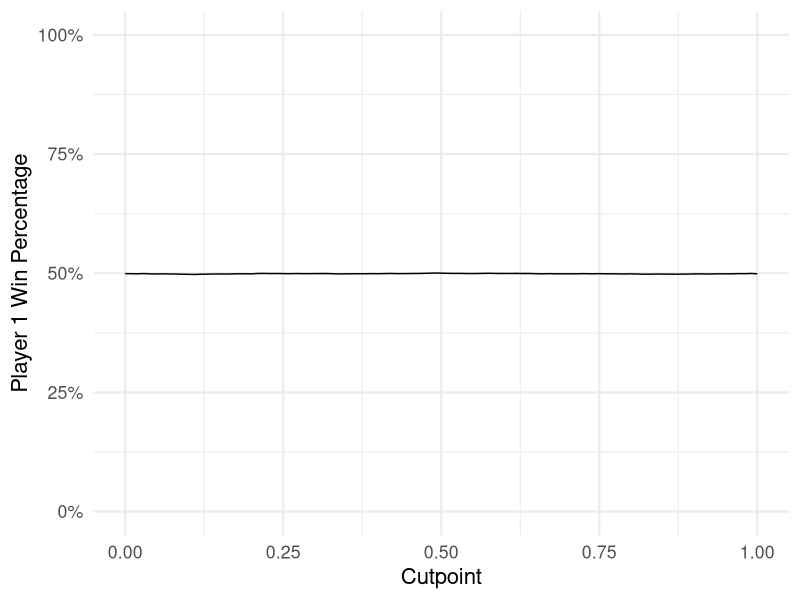
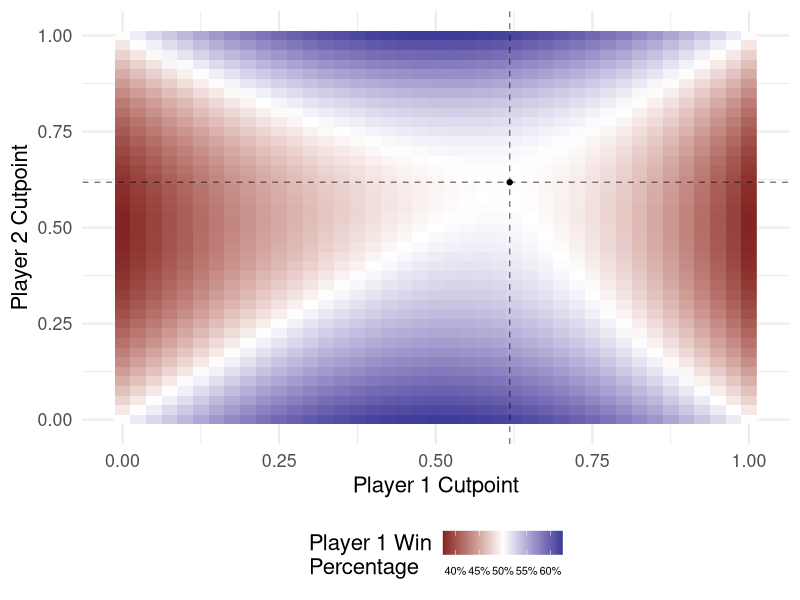

Reproduce these figures in R, in order.
## ---- chunk 1
knitr::opts_chunk$set(cache = TRUE)
options(digits = 4)
## ---- chunk 2
# number of rounds to play
n_draw <- 100000
## ---- chunk 3
library(dplyr)
library(magrittr)
library(ggplot2)

set.seed(123)

theme_set(theme_minimal(base_size = 16))

# number of rounds to play
n_draw <- 100000
## ---- chunk 4
p1 <- cbind(runif(n_draw), runif(n_draw))
p2 <- cbind(runif(n_draw), runif(n_draw))

head(p1)
head(p2)
## ---- chunk 5
sum(p1[,1] > p2[,1]) / n_draw
## ---- chunk 6
sum(p1[,2] > p2[,2]) / n_draw
## ---- chunk 7
cutoff <- function(draw, cutpoint = .5){
  ifelse(draw[, 1] < cutpoint, draw[, 2], draw[, 1])
}

sum(cutoff(p1) > cutoff(p2)) / n_draw
## ---- chunk 8
cutpoints <- seq(0, 1, by = .01)
results <- lapply(cutpoints,
                  function(cutpoint) sum(cutoff(p1, cutpoint = cutpoint) >
                                           cutoff(p2, cutpoint = cutpoint))) %>%
  unlist

results_full <- data_frame(cutpoint = cutpoints,
                           win = results,
                           win_prop = win / n_draw)
results_full
## ---- chunk 9
ggplot(results_full, aes(cutpoint, win_prop)) +
  geom_line() +
  scale_y_continuous(labels = scales::percent, limits = c(0, 1)) +
  labs(x = "Cutpoint",
       y = "Player 1 Win Percentage")
## ---- chunk 10
cutoff_2 <- function(p1, p2, cut1 = .5, cut2 = .5){
  sum(cutoff(p1, cutpoint = cut1) > cutoff(p2, cutpoint = cut2))
}

cutoff_2(p1, p2, cut1 = .5, cut2 = .9) / n_draw
## ---- chunk 11
cut_lite <- seq(0, 1, by = .025)

cut_combo <- expand.grid(cut_lite, cut_lite) %>%
  as_tibble() %>%
  rename(cut1 = Var1, cut2 = Var2) %>%
  mutate(p1_win = apply(., 1, FUN = function(x) cutoff_2(p1, p2, cut1 = x[1], cut2 = x[2])),
         p1_prop = p1_win / n_draw)
cut_combo
## ---- chunk 12
ggplot(cut_combo, aes(cut1, cut2, fill = p1_prop)) +
  geom_raster() +
  # geom_line(data = results_full, aes(cutpoint, cutpoint, fill = NULL)) +
  geom_vline(xintercept = sqrt(5) / 2 - (1 / 2), linetype = 2, alpha = .5) +
  geom_hline(yintercept = sqrt(5) / 2 - (1 / 2), linetype = 2, alpha = .5) +
  geom_point(data = data_frame(x = sqrt(5) / 2 - (1 / 2),
                               y = sqrt(5) / 2 - (1 / 2)),
             aes(x, y, fill = NULL)) +
  scale_fill_gradient2(midpoint = .5, labels = scales::percent) +
  labs(x = "Player 1 Cutpoint",
       y = "Player 2 Cutpoint",
       fill = "Player 1 Win\nPercentage") +
  theme(legend.position = "bottom",
        legend.text = element_text(size = 8))
